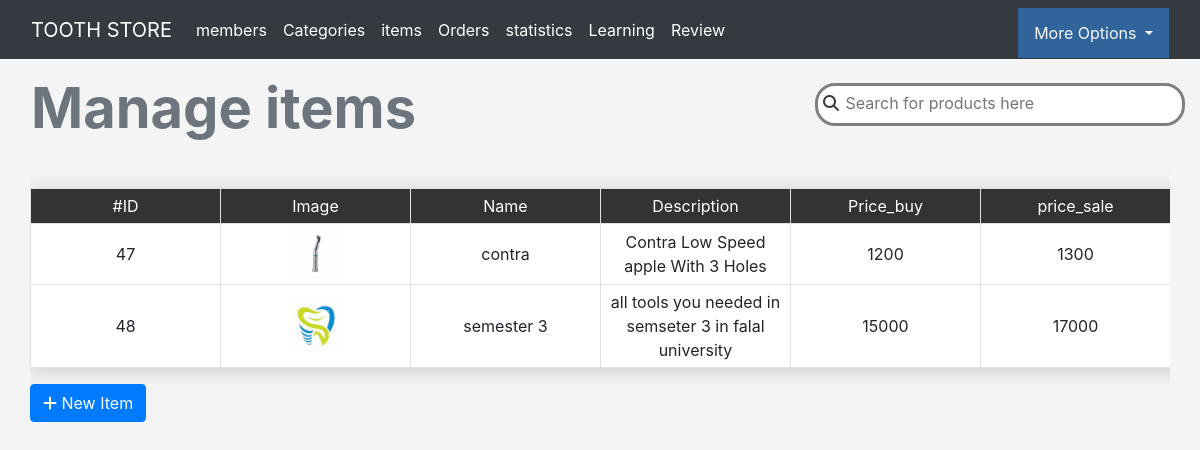
The page /admin/items.php (signed in) on the database its author committed.
### tables this page shows
CREATE TABLE `items` (
  `item_ID` int(11) NOT NULL,
  `Name` varchar(255) NOT NULL,
  `Description` text NOT NULL,
  `price_buy` int(11) NOT NULL,
  `price_sale` int(11) DEFAULT NULL,
  `price_deleting` int(11) NOT NULL,
  `Add_Date` date NOT NULL,
  `Country_Made` varchar(255) NOT NULL,
  `Image` varchar(255) NOT NULL,
  `File` varchar(255) NOT NULL,
  `hidden` smallint(6) NOT NULL,
  `Cat_ID` int(11) NOT NULL,
  `trash` tinyint(6) NOT NULL DEFAULT 0
);

### admin/items.php (the view, shortened to what this page needs)
<?php
if (isset($_SESSION['UsernameAdmin*&%8253'])) {
    include('init.php');
    $do = isset($_GET['do']) ? $_GET['do'] : 'Manage';
    if ($do == 'Manage') {
        $addquary = null;
        if (isset($_GET["catid"])) {
            $catid = $_GET["catid"];
            $addquary = "WHERE trash = 0 AND Cat_ID = $catid;";
        } elseif (isset($_GET["trashpage"])) {
            $addquary = "WHERE trash = 1 ";
        } else {
            $addquary = 'WHERE trash = 0  ';
        }
        $stmt = $con->prepare("SELECT items.* , categories.Name AS Category_Name FROM items INNER JOIN categories on items.Cat_ID = categories.ID $addquary;");
        $stmt->execute();
        $items = $stmt->fetchAll();
        ?>
        <div class="container">
            <div class="row">
                <div class="col-lg-8  justify-content-end ">
                    <h1 class="m-3 text-secondary">Manage items</h1>
                </div>
                <div class="col-lg-4  justify-content-end ">
                    <form class="row mt-4">
                        <div class="m-auto"
                            style="width:370px ; background-color: white; border-radius: 20px;border:solid 3px gray ;padding-left:5px">
                            <label for="search"><i class="fa-solid fa-magnifying-glass text-dark"></i></label>
                            <input type="text" id="search" class="search mt-1" style="width:80%;"
                                placeholder="Search for products here" onkeyup="getSearch()">
                        </div>
                    </form>
                </div>
            </div>
            <div class="container">
                <div class="table-responsive" id="mainSection">
                    <table class=" main-table table table-bordered text-center">
                        <tr>
                            <td>#ID</td>
                            <td>Image</td>
                            <td>Name</td>
                            <td>Description</td>
                            <td>Price_buy</td>
                            <td>price_sale</td>
                        </tr>
                        <?php
                        foreach ($items as $item) {
                            echo "<tr class='trbox'>";
                            echo "<td>" . $item['item_ID'] . " ";
                            echo "</td>";
                            echo "<td> ";
                            echo "<a href ='layout/images/items/" . $item['Image'] . "'/ >";
                            echo " <img src='layout/images/items/" . $item['Image'] . "'alt='sorry This file type not supported'style='width:50px;height:50px' ></td>";
                            echo "<td class='tditem'>" . $item['Name'] . "</td>";
                            echo "<td>" . $item['Description'] . "</td>";
                            echo "<td>" . $item['price_buy'] . "</td>";
                            echo "<td>" . $item['price_sale'] . "</td>";
                        }
                        ?>
                    </table>
                </div>
                <a class='btn btn-primary' id="addbtn" href='items.php?do=Add'><i class="fa fa-plus"></i> New Item</a>
            </div>
                    <?php
    }
    include($tpl . 'footer.inc.php');
} else {
    header('Location:index.php');
    exit();
}
?>

### admin/layout/css/backend.css (style rules this page uses)
body { background-color: #F4F4F4; font-size: 16px; }
h1 { font-size: 3.5em ; font-weight: bold; }
.main-table { box-shadow:0 3px 20px #CCC !important; }
.main-table td { background-color: #FFF; vertical-align: middle !important; }
.main-table tr:first-child td { background-color: #333; color:#FFF; min-width:190px !important; }
td { padding: 5px !important; }
#search { border: none; outline: none; box-shadow: none; }
table { margin-top: 30px; }

### rows shown on the page
items: item_ID "47", Image (picture), Name "contra", Description "Contra Low Speed apple With 3 Holes", price_buy "1200", price_sale "1300"
items: item_ID "48", Image (picture), Name "semester 3", Description "all tools you needed in semseter 3 in falal university", price_buy "15000", price_sale "17000"

### other values the page prints
lang("Home_Admin") "TOOTH STORE"
lang("MEMBERS") "members"
lang("CATEGORIES") "Categories"
lang("ITEMS") "items"
lang("ORDERS") "Orders"
lang("STATISTICS") "statistics"
lang("Dropdown") "More Options"
